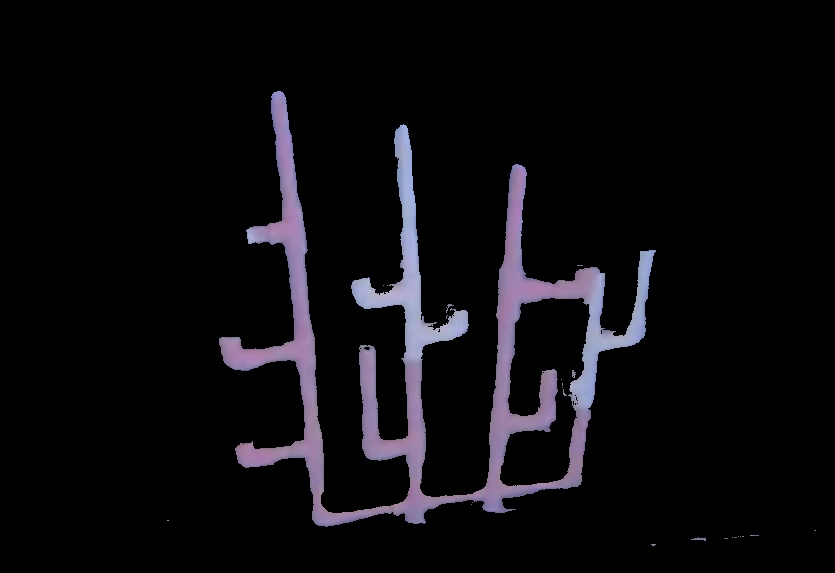
#> input picture scripts/feature_matching/masked_perfect_coral.jpg, 835 x 573 px
$ python feature_homography.py
#> lines starting #> are read from the running program, lines starting #| are printed output that depends on the picture
import numpy as np
import cv2 as cv
from matplotlib import pyplot as plt

MIN_MATCH_COUNT = 10
img1 = cv.imread('masked_perfect_coral.jpg',0)          # queryImage
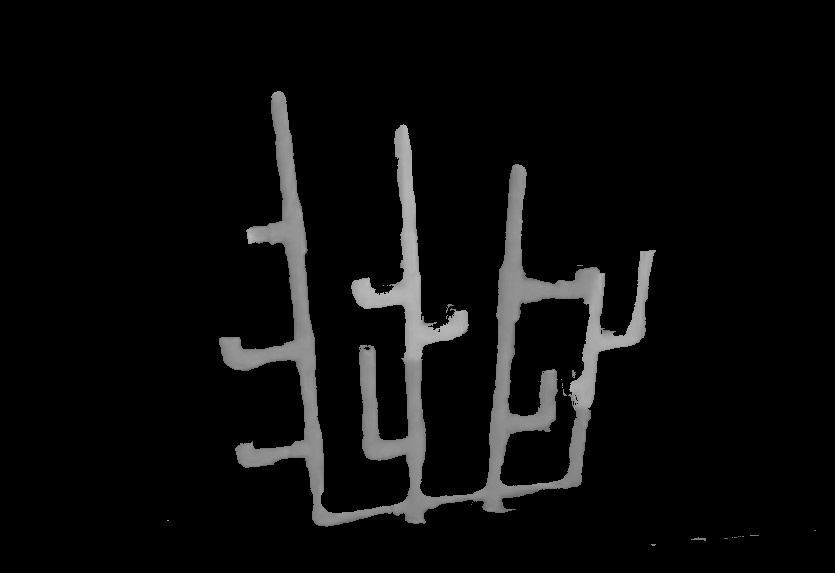
#> img1: shape (573, 835); min 0, max 190, mean 11.5
img2 = cv.imread('coral_past_flip.jpg',0) # trainImage
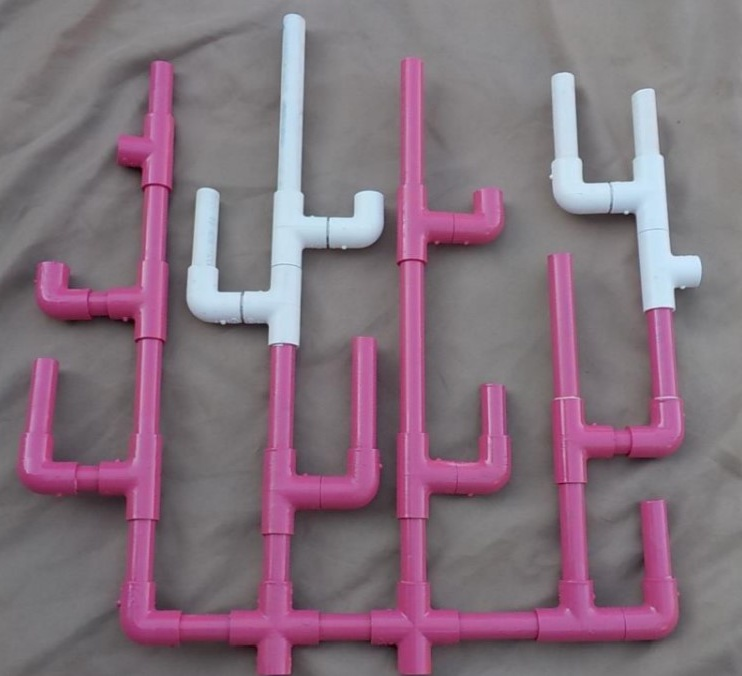
#> input picture scripts/feature_matching/coral_past_flip.jpg, 742 x 676 px
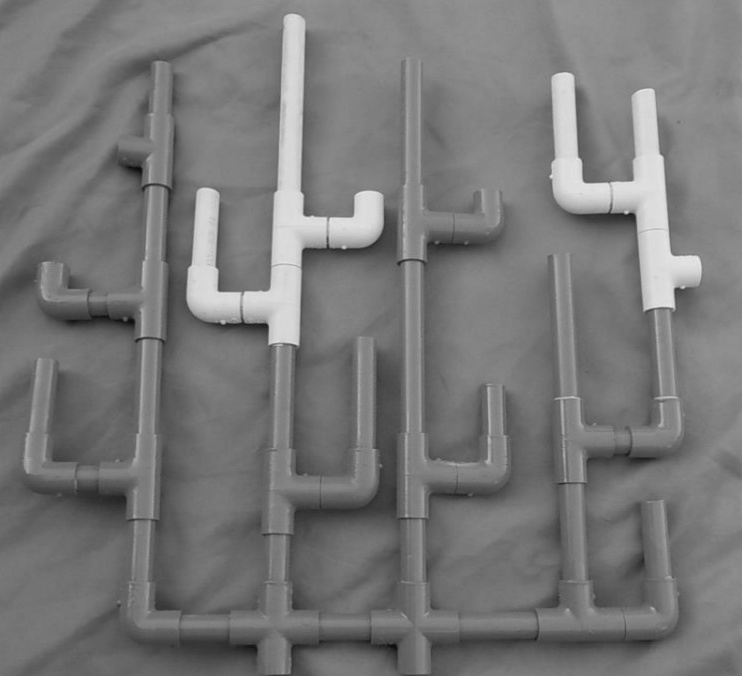
#> img2: shape (676, 742); min 10, max 232, mean 119.8
# if img1 is None or img2 is None:
#     exit("ERROR: failed to read images")

# Initiate SIFT detector
sift = cv.SIFT_create()

# find the keypoints and descriptors with SIFT
kp1, des1 = sift.detectAndCompute(img1,None)
#> kp1 = 355 keypoints; strongest (x, y, size): (364, 293, 17.6), (457, 325, 16.2), (646, 259, 11.1), (402, 137, 12.8)
kp2, des2 = sift.detectAndCompute(img2,None)
#> kp2 = 542 keypoints; strongest (x, y, size): (262, 328, 10.3), (364, 220, 26.4), (623, 221, 19.7), (204, 294, 26.4)

FLANN_INDEX_KDTREE = 1
index_params = dict(algorithm = FLANN_INDEX_KDTREE, trees = 5)
search_params = dict(checks = 50)

flann = cv.FlannBasedMatcher(index_params, search_params)
matches = flann.knnMatch(des1,des2,k=2)
#> matches = 355 matches

# store all the good matches as per Lowe's ratio test.
good = []
for m,n in matches:
    if m.distance < 0.7*n.distance:
        good.append(m)
#> after the loop, good = 21 matches
